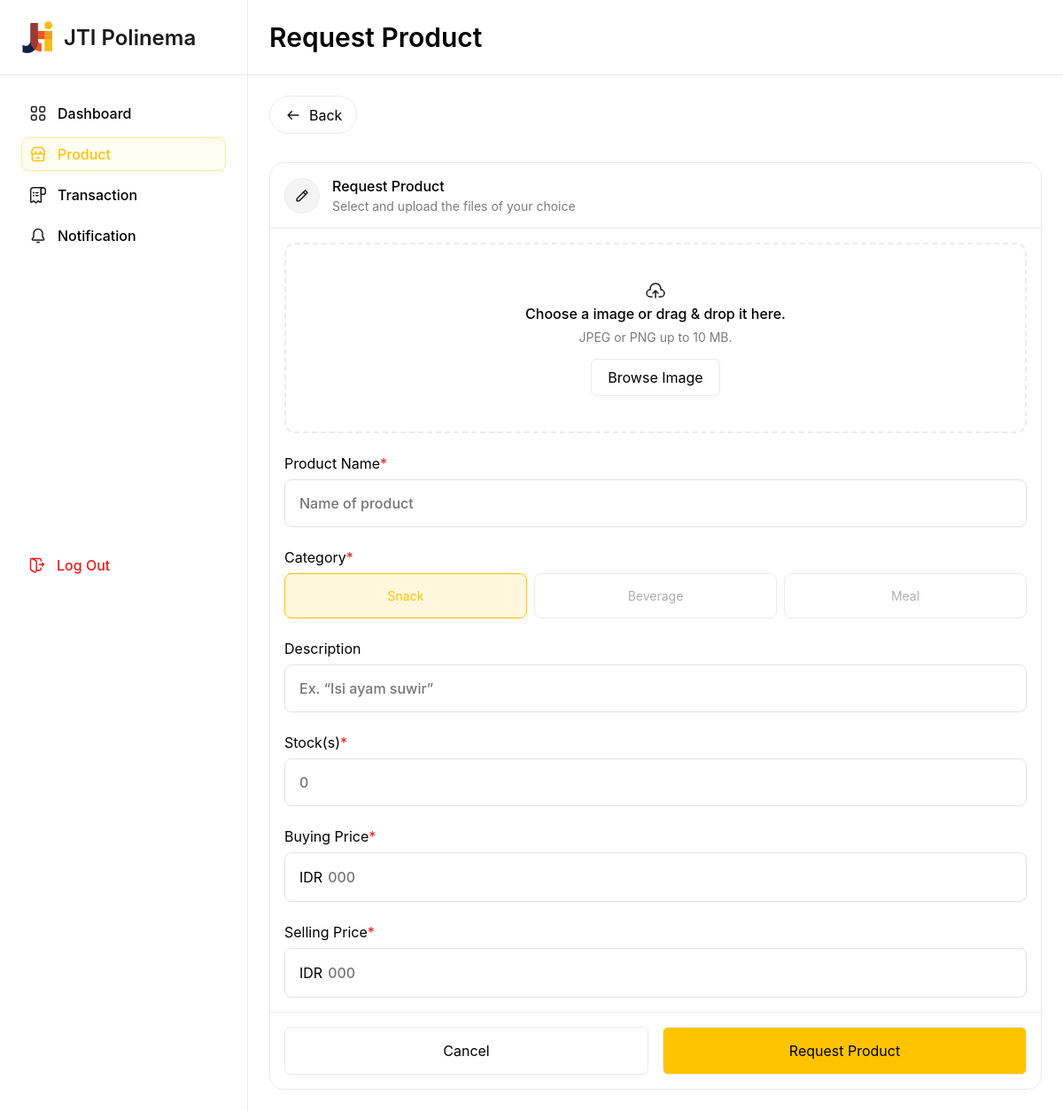
The app's page /web-withMVC/public/product/add (signed in) with its own data.
### tables this page shows
CREATE TABLE `category` (
  `id` int(11) NOT NULL,
  `category_name` varchar(225) NOT NULL
);

### web-withMVC/app/core/Controller.php (called while the page is built, shortened)
<?php
class Controller
{
    public function view($view, $data = [])
    {
        require_once '../app/views/' . $view . '.php';
    }
    public function model($model)
    {
        return new $model;
    }
}

### web-withMVC/app/core/App.php (called while the page is built, shortened)
<?php
class App
{
    protected $method = 'index';
    protected $params = [];
    public function __construct()
    {
        $url = $this->parseUrl();
        if (isset($url[0])) {
            if (file_exists('../app/controllers/' . $url[0] . '.php')) {
                unset($url[0]);
            }
        }
        $this->controller = new $this->controller;
        if (isset($url[1])) {
            if (method_exists($this->controller, $url[1])) {
                $this->method = $url[1];
            }
        }
        call_user_func_array([$this->controller, $this->method], $this->params);
    }
    public function parseUrl()
    {
        if (isset($_GET['url'])) {
            $url = rtrim($_GET['url'], '/');
            $url = filter_var($url, FILTER_SANITIZE_URL);
            $url = explode('/', $url);
            return $url;
        }
    }
}

### web-withMVC/public/index.php (called while the page is built, shortened)
<?php
$app = new App;

### web-withMVC/app/core/Database.php (called while the page is built, shortened)
<?php
class Database
{
    private $dbh;
    private $stmt;
    function __construct()
    {
        $dsn = 'mysql:host=localhost;dbname=kantin';
        try {
            $this->dbh = new PDO($dsn, 'root', '');
        } catch (PDOException $e) {
            die($e->getMessage());
        }
    }
    public function query($query)
    {
        $this->stmt = $this->dbh->prepare($query);
    }
    public function execute()
    {
        $this->stmt->execute();
    }
    public function fetchAll()
    {
        $this->execute();
        return $this->stmt->fetchAll(PDO::FETCH_ASSOC);
    }
}

### web-withMVC/app/models/ProductModel.php (called while the page is built, shortened)
<?php
class ProductModel
{
    private $db;
    function __construct()
    {
        $this->db = new Database;
    }
    function getCategory()
    {
        $this->db->query("SELECT category_name FROM category");
        return $this->db->fetchAll();
    }
}

### web-withMVC/app/views/product/request_product.php (the view, shortened to what this page needs)
<div class="content">
    <div class="header-fixed">
        <div class="htitle">
            Request Product
        </div>
    </div>
    <div class="header">
        <div class="htitle">
        </div>
    </div>
    <div class="container">
        <div class="product-row">
            <div onclick="history.back()" class="back-button">
                <svg xmlns="http://www.w3.org/2000/svg" width="20" height="20" fill="none">
                    <path stroke="#1B1B1B" stroke-linecap="round" stroke-linejoin="round" stroke-width="1.5" d="M4.167 10h11.666m-7.5-4.167L4.167 10m4.166 4.167L4.167 10" />
                </svg>
                Back
            </div>
        </div>
        <div style="height: 32px;"></div>
        <div style="border: 1px #EBEBEB solid; border-radius: 16px;">
            <div class="modal-header2">
                <div style="display: flex; flex-direction: column; gap: 4px;">
                    <div class="modal-header-title" style="font-weight: 500; font-size: 16px;">
                        Request Product
                    </div>
                    <div class="modal-header-sub" style="font-weight: 400; color: #7B7B7B; font-size: 14px;">
                        Select and upload the files of your choice
                    </div>
                </div>
            </div>
            <form action="<?= BASEURL . 'product/requestproduct_send' ?>" method="post" enctype="multipart/form-data">
                <div class="modal-content">
                    <div style="display: flex; flex-direction: column; gap: 24px;">
                        <label for="input-file" id="drop-area">
                            <div class="input-desc">
                                <svg xmlns="http://www.w3.org/2000/svg" width="24" height="24" fill="none">
                                    <path stroke="#1B1B1B" stroke-linecap="round" stroke-linejoin="round" stroke-width="1.5" d="m15 15-3-3m0 0-3 3m3 5v-8m-4 7H6a4 4 0 0 1 0-8l-.01-.07a6.071 6.071 0 1 1 12.02 0L18 11a4 4 0 0 1 0 8h-2" />
                                </svg>
                                <div style="display: flex; flex-direction:column; gap: 8px;">
                                    <div class="modal-header-title" style="font-weight: 500; font-size: 16px;">
                                        Choose a image or drag & drop it here.
                                    </div>
                                    <div class="modal-header-sub" style="font-weight: 400; color: #7B7B7B; font-size: 14px;">
                                        JPEG or PNG up to 10 MB.
                                    </div>
                                </div>
                            </div>
                            <div class="request-stock" style="width: max-content;">Browse Image</div>
                        </label>
                        <div class="myform">
                            <label for="name">Product Name<span style="color: #EC1A1A;">*</span></label>
                            <input type="text" name="name" id="name" style="border-radius: 8px; padding: 16px; border: 1px #E1E1E1 solid; outline: none" placeholder="Name of product" required>
                        </div>
                        <div class="myform">
                            <label>Category<span style="color: #EC1A1A;">*</span></label>
                            <div id="product-category" class="product-category" style="display: flex; align-items: center; justify-content: center; width: 100%; gap: 8px;">
                                <?php
                                $data_category = $data['category'];
                                foreach ($data_category as $index => $category) : ?>
                                    <label for="<?= ($index + 1) ?>" class="category-label">
                                        <?= $category['category_name'] ?>
                                    </label>
                                <?php endforeach ?>
                            </div>
                        </div>
                        <div class="myform">
                            <label for="desc">Description</label>
                            <input type="text" name="desc" id="desc" style="border-radius: 8px; padding: 16px; border: 1px #E1E1E1 solid; " placeholder="Ex. “Isi ayam suwir”">
                        </div>
                        <div class="myform">
                            <label for="stock">Stock(s)<span style="color: #EC1A1A;">*</span></label>
                            <input type="number" name="stock" id="stock" style="border-radius: 8px; padding: 16px; border: 1px #E1E1E1 solid; " placeholder="0" required>
                        </div>
                        <div class="myform">
                            <label for="bprice">Buying Price<span style="color: #EC1A1A;">*</span></label>
                            <div class="input-box">
                                IDR
                                <input type="number" name="bprice" id="bprice" style="width: 100%; border: none; outline: none;" placeholder="000" required>
                            </div>
                        </div>
                        <div class="myform">
                            <label for="sprice">Selling Price<span style="color: #EC1A1A;">*</span></label>
                            <div class="input-box">
                                IDR
                                <input type="number" name="sprice" id="sprice" style="width: 100%; border: none; outline: none;" placeholder="000" required>
                            </div>
                        </div>
                    </div>
                </div>
                <div class="modal-footer" style="display: flex; gap: 16px;">
                    <div onclick="history.back()" class="request-stock" style="padding: 16px;">Cancel</div>
                    <button id="add-product" type="submit" id="submitBtn" class="request-stock" style="padding: 16px; background-color: #FFC300;"><?= $_SESSION['level'] == 'admin' ? 'Add Product' : 'Request Product' ?></button>
                </div>
            </form>
        </div>
    </div>
</div>
</body>
</html>

### web-withMVC/public/css/global.css (style rules this page uses)
* { box-sizing: border-box; }
body { font-family: "SF Pro Display"; margin: 0; width: 100vw; }
.content { flex-grow: 1; margin-left: 280px; width: calc(100vw - 280px); }
.header-fixed { width: 100%; z-index: 2; position: fixed; border-bottom: 1px #EBEBEB solid; background-color: #fff; color: #000; }
.header-fixed .htitle { padding: 24px; font-size: 30px; font-weight: 600; }
.header { width: 100%; background-color: transparent; color: transparent; }
.header .htitle { padding: 24px; font-size: 30px; font-weight: 600; }
.content .container { padding: 24px; }
.product-row { display: flex; justify-content: space-between; align-items: center; gap: 16px; }
.product-category { color: #AFAFAF; font-size: 14px; }
.request-stock { cursor: pointer; width: 100%; border: 1px #EBEBEB solid; border-radius: 6px; padding: 10px 18px; display: inline-flex; justify-content: center; }
button { font-family: "SF Pro Display"; font-size: medium; text-align: center; align-items: center; }
.back-button { cursor: pointer; border-radius: 64px; padding: 10.5px 16px; border: 1px #EBEBEB solid; display: flex; align-items: center; gap: 8px; }
.modal-header2 { display: flex; width: 100%; padding: 16px; border-bottom: 1px solid #EBEBEB; gap: 14px; align-items:center; }
.input-box { display: flex; align-items: center; border-radius: 8px; padding: 16px; border: 1px #E1E1E1 solid; gap: 4px; }
.myform { display: flex; flex-direction: column; gap: 8px; }
#drop-area { padding: 40px; text-align:center; border-radius: 12px; display:flex; flex-direction:column; gap: 16px; align-items:center; border: 2px #EBEBEB dashed; }
.modal-header2 { display: flex; width: 100%; padding: 16px; border-bottom: 1px solid #EBEBEB; }
.modal-content { padding: 16px; display: flex; flex-direction:column; gap: 12px; }
.modal-footer { padding: 16px; border-top: 1px solid #EBEBEB; }
.category-label { width: 100%; padding: 16px; cursor: pointer; text-align: center; border-radius: 8px; border: 1px solid #ebebeb; }
.category-option:checked + .category-label { color: #ffc300; background-color: #fff7dd; border: 1px solid #ffc300 !important; }
input[type="number"], input[type="text"] { font-family: "SF Pro Display"; font-size: 16px; font-weight: 500; }

### records on screen
category: category_name "Snack"
category: category_name "Beverage"
category: category_name "Meal"
